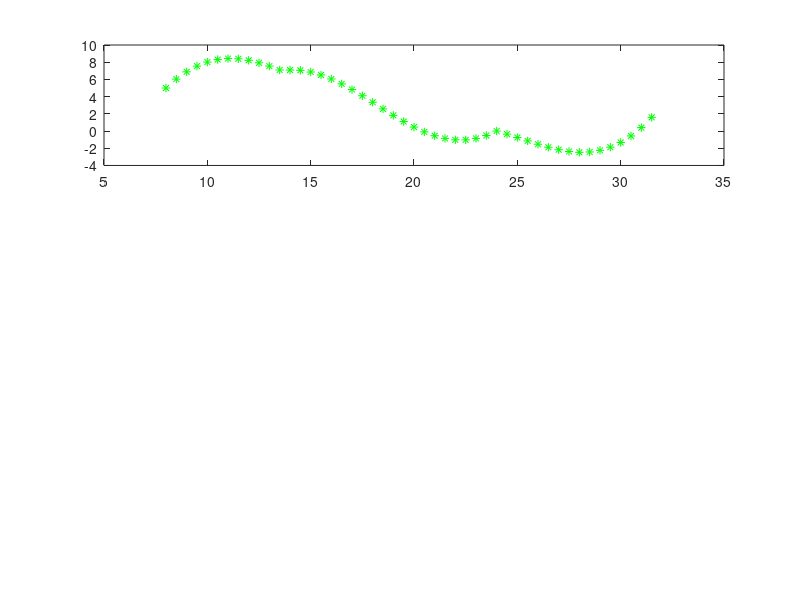

The MATLAB source for this figure: (Note: this script raises an error after producing the figure.)
load('trajectoryData')
currentTime = 8;  % Starting time
Ts = 0.5;         % Time between samples
predHorizon = (32-8)/0.5; % Number of points on the prediction horizon

times = currentTime + Ts.* (0:predHorizon-1);
referenceTrajectory = zeros(6,predHorizon);

for ii = 1:predHorizon
    % Finds the spline to evaluate
    T = times(ii);
    splineNumber = sum(splines.times <=  T);

    % Treats the case when the time is outside the defined interval [t_0,t_s]
    if splineNumber == 0
        disp('Tried to evaluate spline before t_0, setting reference to the initial spline point.')
        T = splines.times(1);
        splineNumber = 1;
    elseif T >= splines.times(end)
        disp('Tried to evaluate spline after t_s, keeping position in terinal spline point')
        T = splines.times(end);
        splineNumber = length(coeff)/(N + 1);
    end
    % Evaluates splines and stores data in referenceTrajectory
    for dim = 1:3
        startIndex = (splines.N + 1) * (splineNumber - 1) + 1;
        endIndex = (splines.N + 1) * splineNumber;
        poscoeff = splines.coeff(startIndex:endIndex,dim);
        poscoeff = poscoeff(end:-1:1); % Reverses for polyval
        tt = T - splines.times(splineNumber);

        % Position
        referenceTrajectory(dim,ii) = polyval(poscoeff,tt);

        % Velocity
        poscoeff(end) = [];
        velcoeff = (length(poscoeff):-1:1)'.*poscoeff; 
        referenceTrajectory(dim + 1,ii) = polyval(velcoeff,tt);
    end
end

%% Plot the reference points
figure(1)
for ii = 1:3
    subplot(3,1,ii)
    plot(times, referenceTrajectory(ii,:), 'g*')
    plot_splines(splines.coeff(:,ii), splines.times , 'position')
end

figure(2)
plot3(referenceTrajectory(1,:), referenceTrajectory(2,:), referenceTrajectory(3,:), 'b')
